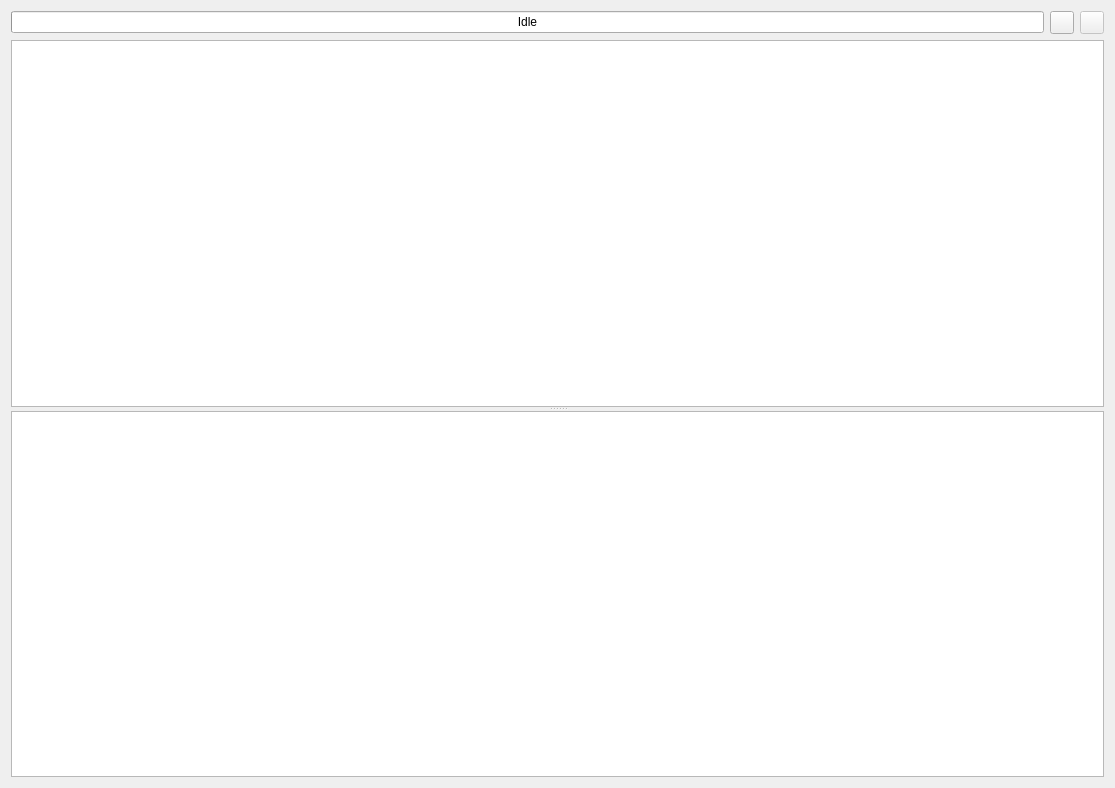
<?xml version="1.0" encoding="UTF-8"?>
<ui version="4.0">
 <class>ScriptWidget</class>
 <widget class="QWidget" name="ScriptWidget">
  <property name="geometry">
   <rect>
    <x>0</x>
    <y>0</y>
    <width>1115</width>
    <height>788</height>
   </rect>
  </property>
  <layout class="QGridLayout" name="gridLayout">
   <item row="0" column="0">
    <layout class="QHBoxLayout" name="horizontalLayout">
     <item>
      <widget class="QProgressBar" name="progressBar">
       <property name="sizePolicy">
        <sizepolicy hsizetype="MinimumExpanding" vsizetype="Fixed">
         <horstretch>0</horstretch>
         <verstretch>0</verstretch>
        </sizepolicy>
       </property>
       <property name="toolTip">
        <string>Script status / progress</string>
       </property>
       <property name="value">
        <number>0</number>
       </property>
       <property name="format">
        <string>Idle</string>
       </property>
      </widget>
     </item>
     <item>
      <widget class="QToolButton" name="toolButtonRun">
       <property name="sizePolicy">
        <sizepolicy hsizetype="Fixed" vsizetype="Minimum">
         <horstretch>0</horstretch>
         <verstretch>0</verstretch>
        </sizepolicy>
       </property>
       <property name="toolTip">
        <string>Run this script</string>
       </property>
       <property name="icon">
        <iconset resource="qchdman.qrc">
         <normaloff>:/images/run.png</normaloff>:/images/run.png</iconset>
       </property>
      </widget>
     </item>
     <item>
      <widget class="QToolButton" name="toolButtonStop">
       <property name="enabled">
        <bool>false</bool>
       </property>
       <property name="sizePolicy">
        <sizepolicy hsizetype="Fixed" vsizetype="Minimum">
         <horstretch>0</horstretch>
         <verstretch>0</verstretch>
        </sizepolicy>
       </property>
       <property name="toolTip">
        <string>Terminate the running script</string>
       </property>
       <property name="icon">
        <iconset resource="qchdman.qrc">
         <normaloff>:/images/stop.png</normaloff>:/images/stop.png</iconset>
       </property>
      </widget>
     </item>
    </layout>
   </item>
   <item row="1" column="0">
    <widget class="QSplitter" name="splitter">
     <property name="orientation">
      <enum>Qt::Vertical</enum>
     </property>
     <widget class="QTextEdit" name="textEditScript">
      <property name="toolTip">
       <string>Script editor</string>
      </property>
      <property name="lineWrapMode">
       <enum>QTextEdit::NoWrap</enum>
      </property>
     </widget>
     <widget class="QPlainTextEdit" name="plainTextEditLog">
      <property name="toolTip">
       <string>Script log</string>
      </property>
      <property name="lineWrapMode">
       <enum>QPlainTextEdit::NoWrap</enum>
      </property>
      <property name="readOnly">
       <bool>true</bool>
      </property>
     </widget>
    </widget>
   </item>
  </layout>
 </widget>
 <tabstops>
  <tabstop>toolButtonRun</tabstop>
  <tabstop>toolButtonStop</tabstop>
  <tabstop>textEditScript</tabstop>
  <tabstop>plainTextEditLog</tabstop>
 </tabstops>
 <resources>
  <include location="qchdman.qrc"/>
 </resources>
 <connections/>
</ui>
